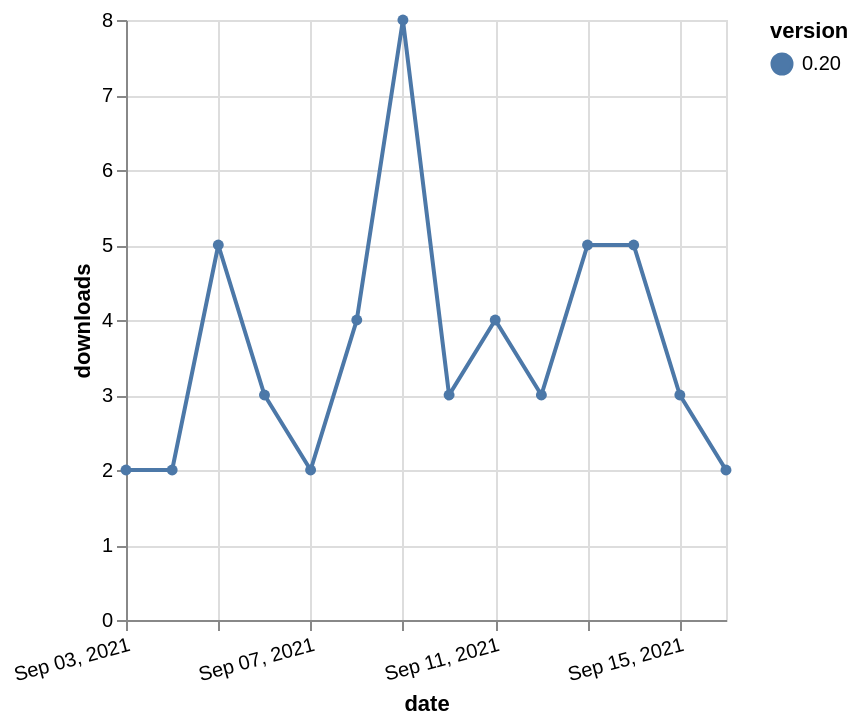

Vega-Lite specification stored for this chart:
### Vega-Lite specification from a JSON file in a GitHub repository (floating-point values rounded to 4 significant figures)
{"$schema": "https://vega.github.io/schema/vega-lite/v5.json", "description": "A simple bar chart with embedded data.", "data": {"values": [{"date": "2021-09-03", "total": 12773, "delta": 2, "version": "0.20"}, {"date": "2021-09-04", "total": 12775, "delta": 2, "version": "0.20"}, {"date": "2021-09-05", "total": 12780, "delta": 5, "version": "0.20"}, {"date": "2021-09-06", "total": 12783, "delta": 3, "version": "0.20"}, {"date": "2021-09-07", "total": 12785, "delta": 2, "version": "0.20"}, {"date": "2021-09-08", "total": 12789, "delta": 4, "version": "0.20"}, {"date": "2021-09-09", "total": 12797, "delta": 8, "version": "0.20"}, {"date": "2021-09-10", "total": 12800, "delta": 3, "version": "0.20"}, {"date": "2021-09-11", "total": 12804, "delta": 4, "version": "0.20"}, {"date": "2021-09-12", "total": 12807, "delta": 3, "version": "0.20"}, {"date": "2021-09-13", "total": 12812, "delta": 5, "version": "0.20"}, {"date": "2021-09-14", "total": 12817, "delta": 5, "version": "0.20"}, {"date": "2021-09-15", "total": 12820, "delta": 3, "version": "0.20"}, {"date": "2021-09-16", "total": 12822, "delta": 2, "version": "0.20"}]}, "width": "container", "mark": {"type": "line", "point": {"filled": true}}, "encoding": {"x": {"field": "date", "type": "temporal", "timeUnit": "yearmonthdate", "title": "date", "axis": {"labelAngle": -15}}, "y": {"field": "delta", "type": "quantitative", "title": "downloads"}, "color": {"field": "version", "type": "nominal"}, "tooltip": {"field": "delta"}}}
